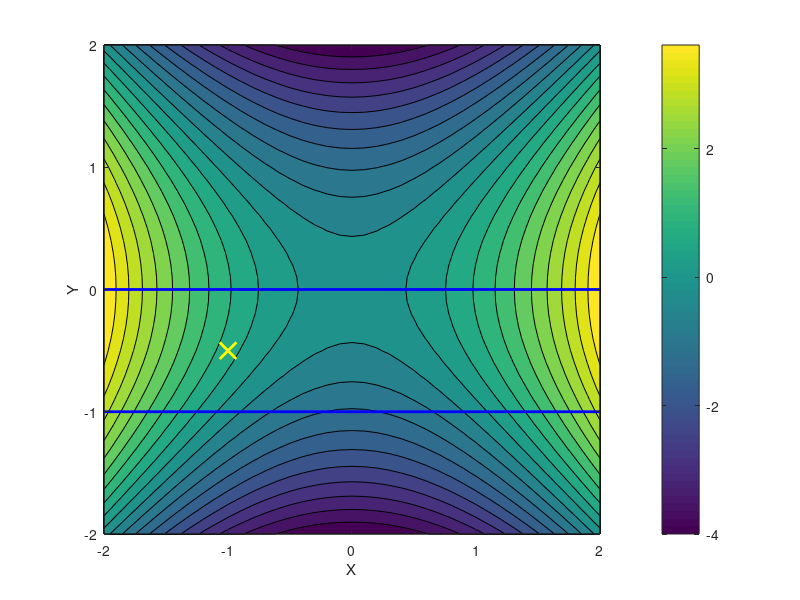

Recreate this plot in MATLAB. (Note: this script raises an error after producing the figure.)
function temp5_inequ_con()
% To test: 
% min f = x^2 - y^2;
% s.t. -1 < y < 0
% this is working quite well!
% with proper history output files 

close all
clc
addpath('./odl_flecs')

plot_contour(-2, 2, -2, 2)

m_eq = 0; 
m_ieq = 2;  
m_con = m_eq + m_ieq; 

% xk =  [0.51, 0.52]; 
 xk = [-1, -0.5]; 
% xk = [-0.5, -1.5];
% xk = [1.5, -0.5]; 
% xk = [-0.5, 1]; 
    
lambda = 0.1.*ones(1, m_con); 
% lambda = zeros(1, m_con); 
plot_point(xk, 'y', 'x');

xold = xk; 
max_iter = 50*(length(xk) + length(lambda));    % n+m;

mu_init = 5;      % 10;     % 0.01;  
mu_pow = 1;       % 0.5;    % 1;

mu = mu_init;
radius = 0.25;
krylov_tolerance = 1e-2;
reduced_nu = 0.95;
des_tol = 1e-6;
ceq_tol = 1e-6;

k = 0;

hisfile = 'hist_inequ_1.txt'; 
file = fopen(hisfile,'w');
fprintf(file, 'krylov_tolerance : %e,  des_tol : %e\n', krylov_tolerance, des_tol);

while k < max_iter
    k = k+1;
    [f, g, h] = objs(xk);
    [c, c_g, c_h] = cons(xk);
       
    %% --------------------------------------------
    % zero out the inactive inequality constraints
    
    subspace_size = length(xk) + sum(find(c(m_eq+1 : m_con)<0));
    
    row_keep = m_eq + find(c(m_eq+1:m_con)<=0);  % index of active inequ cons
    m_active = length(row_keep);              % num of active inequ cons

    if find(c(m_eq+1 : m_con)>0) ~= 0                % if inactive exists, inside feasible region
        row_delte = m_eq + find(c(m_eq+1:m_con)>0);  % idx of inactive inequ
        m_inactive = length(row_delte);           % num of inactive inequ

        % zero the inactive row of Jacob matrix and inequality constraints
        c_g(row_delte,:) = zeros(size(c_g(row_delte,:)));
        c(row_delte,:) = zeros(size(c(row_delte,:)));

        for i=1:m_inactive
            c_h{row_delte(i)} = zeros(size(c_h{row_delte(i)}));
        end
        
        % subspace_size = length(xk) + length(lambda) - m_inactive; 
    end
    
    %-------------------------------------------               
    dLdX = (g + lambda*c_g)';
    dLdXX = h;
    for kc = 1:length(c)
        dLdXX = dLdXX + lambda(kc)*c_h{kc};
    end
        
    if (k == 1)
        grad_norm0 = norm(dLdX);
        grad_norm = grad_norm0;
        feas_norm0 = norm(c);
        feas_norm = feas_norm0;
        kkt_norm0 = sqrt(feas_norm0*feas_norm0 + grad_norm0*grad_norm0);
        kkt_norm = kkt_norm0;
        grad_tol = des_tol * grad_norm0;
        feas_tol = ceq_tol * max(feas_norm0, 1e-6);
        fprintf(file, 'initial grad_norm : %e,  target grad_norm : %e\n', grad_norm0, grad_tol); 
        fprintf(file, 'initial feas_norm : %e,  target feas_norm : %e\n', feas_norm0, feas_tol); 

    else
        grad_norm = norm(dLdX);
        feas_norm = norm(c);
        mu = max(mu, mu_init*(feas_norm0/feas_norm)^(mu_pow));
        kkt_norm = sqrt(feas_norm*feas_norm + grad_norm*grad_norm);
    end
    
    fprintf(file, '-------------------------------------------------------------\n');
    fprintf(file, 'nonlinear iteration : %d\n', k); 
    fprintf(file, 'current obj : %e, grad_norm : %e, feas_norm: %e\n',f, grad_norm, feas_norm); 
    fprintf(file, 'lambda: %f, %f  ', lambda(:)); 
      
    
    if (grad_norm < grad_tol)  && (feas_norm < feas_tol)   %  (norm(dLdX) < 1e-6)
       fprintf('converged!')
       fprintf(file, '\n-------------------------------------------------------------\n'); 
       fprintf(file, 'optimization loop terminated because: grad_norm < grad_tol && feas_norm < feas_tol\n');
       fprintf(file, 'outer iter: %d,  xk: %f %f,  f: %f, c: %f %f \n', k, xk(:), f, c(:)); 
       fprintf(file, 'grad_norm : %e, feas_norm: %e \n', grad_norm, feas_norm);
       fprintf(file, 'final lambda: %f %f \n',  lambda(:)); 
        break
    end
   
    krylov_tol = krylov_tolerance * min(1, sqrt( kkt_norm/kkt_norm0 ));
    if 1
        krylov_tol = max(krylov_tol, min(grad_tol/grad_norm, feas_tol/feas_norm));
    else
        krylov_tol = max(krylov_tol, 0.001);
    end
    krylov_tol = krylov_tol * reduced_nu;
    fprintf(file, 'krylov_tol : %e \n', krylov_tol); 

    [dx, iters, hist] = FLECS(dLdXX, c_g, -dLdX, -c, xk, subspace_size, krylov_tol, radius, mu);
    
    xk = xk + dx(1:length(xk));
    lambda = lambda + dx(length(xk)+1:end);
    
    plot_line(xold, xk, 'o')
    xold = xk; 
    
    pause(1)
end

fclose(file);
plot_point(xk, 'g', '^')
end


function [f, f_g, f_h] = objs(x)
n = length(x); 
f = x(1)^2 - x(2)^2; 
f_g = [2*x(1), -2*x(2)]; 
f_h = [2,0; 0,-2];
end

function [c, c_g, c_h] = cons(x)
% input x: row vector
% s.t.  -1 < y < 0
% ~     y + 1 > 0;  -y > 0 
n = length(x);
c = zeros(n,1);
c(1) = x(2) + 1; 
c(2) = -x(2); 

c_g = zeros(2, n); 
c_h = cell(1,2);
  
c_g(1,:) = [0, 1];
c_g(2,:) = [0, -1];

c_h{1} = zeros(2,2);
c_h{2} = zeros(2,2);


% s.t.  -1 < y < 0
% ~     y > x^2 - 1;  -y > 0 
% n = length(x);
% c = zeros(n,1);
% c(1) = x(2) - x(1)^2 + 1; 
% c(2) = -x(2); 
% 
% c_g = zeros(2, n); 
% c_h = cell(1,2);
%   
% c_g(1,:) = [-2*x(1), 1];
% c_g(2,:) = [0, -1];
% 
% c_h{1} = [-2,0; 0,0];
% c_h{2} = zeros(2,2);

end

function plot_contour(xmin, xmax, ymin, ymax)
% min  f = x^2 - y^2
% s.t. -1 < y < 0
% create a grid of points at which to evaluate the function and the
% constraint
y_low = -1;  y_high = 0; 

[X,Y] = meshgrid(xmin:.1:xmax, ymin:0.1:ymax);
f = zeros(size(X,1),size(X,2));

% evaluate the function and constraint at the points
for i = 1:size(X,1)
    for j = 1:size(X,2)
        f(i,j) = X(i,j)^2 - Y(i,j)^2;       
    end
end

% plot the contours of the objective function
[C,h] = contourf(X,Y,f,20);
colorbar
% surf(X,Y,f);
xlabel('X')
ylabel('Y')
hold all
line([xmin, xmax], [y_high, y_high],'Color','b','LineWidth', 2, 'MarkerSize', 9);
hold all

% y > -1
line([xmin, xmax], [y_low, y_low],'Color','b','LineWidth', 2, 'MarkerSize', 9);  % 'Marker','o',
hold all


% y = x^2 - 1
% for i = 1:size(X,1)
%     for j = 1:size(X,2)
%         c(i,j) = Y(i,j) - X(i,j)^2 + 1;       
%     end
% end
% 
% contour(X,Y,c,[0 0],'Color','b','LineWidth', 2);
% hold all

end

function plot_point(x0, color, marker)
hold all
plot(x0(1), x0(2), 'Color',color,'Marker',marker,'LineWidth', 2, 'MarkerSize', 12)
hold all
end

function plot_line(xold, xk, marker)
hold all
line([xold(1), xk(1)], [xold(2), xk(2)],'Color','r','Marker', marker, 'LineWidth', 2, 'MarkerSize', 9);
hold all
end
